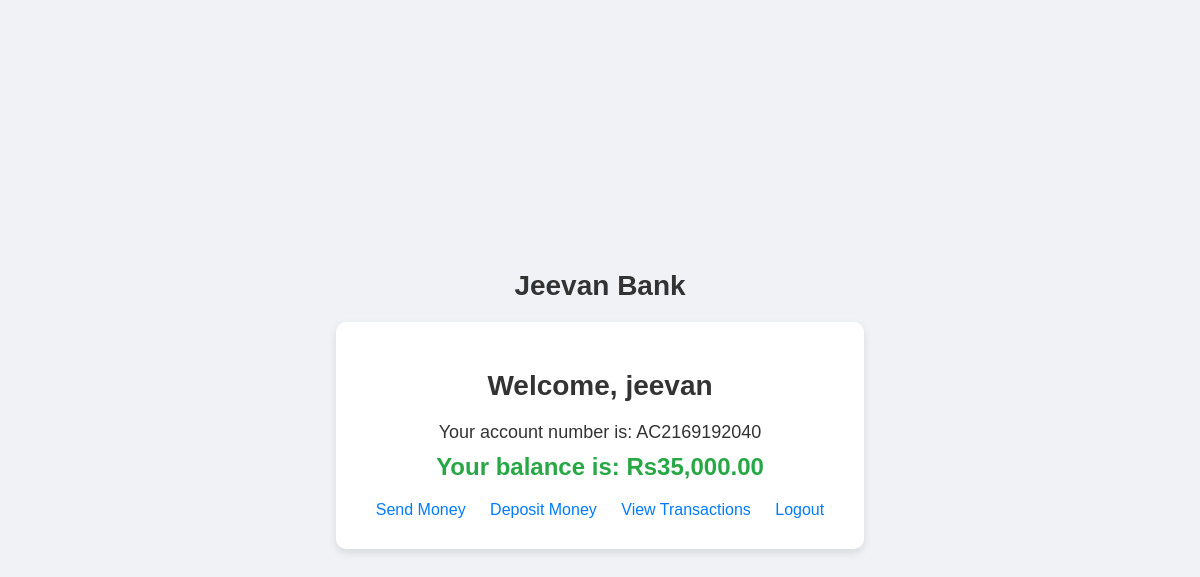
Screenshot of /22715A0510/dashboard.php (signed in) with the database file from the repository.
### tables this page shows
CREATE TABLE `users` (
  `id` int(11) NOT NULL,
  `username` varchar(50) NOT NULL,
  `password` varchar(255) NOT NULL,
  `email` varchar(100) NOT NULL,
  `balance` decimal(10,2) DEFAULT 0.00,
  `account_number` varchar(20) NOT NULL
);

### 22715A0510/dashboard.php (the view, shortened to what this page needs)
<?php
require 'config.php';
$user_id = $_SESSION['user_id'];
$stmt = $conn->prepare("SELECT username, balance, account_number FROM users WHERE id = ?");
$stmt->bind_param("i", $user_id);
$stmt->execute();
$stmt->bind_result($username, $balance, $account_number);
?>
<!DOCTYPE html>
<html>
<head>
</head>
<body>
    <h1 class="heading">Jeevan Bank</h1>
    <div class="container">
        <h1>Welcome, <?php echo htmlspecialchars($username); ?></h1>
        <p>Your account number is: <?php echo htmlspecialchars($account_number); ?></p>
        <p class="balance">Your balance is: Rs<?php echo number_format($balance, 2); ?></p>
        <div class="link-group">
            <a href="send_money.php">Send Money</a>
            <a href="deposit_money.php">Deposit Money</a>
            <a href="transactions.php">View Transactions</a>
            <a href="logout.php">Logout</a>
        </div>
    </div>
</body>
</html>

### 22715A0510/dashboard.php (style rules this page uses)
body { font-family: 'Arial', sans-serif; background-color: #f0f2f5; color: #333; margin: 0; padding: 0; display: flex; justify-content: center; align-items: center; height: 100vh; flex-direction:column; background-image:url("https://i.pinimg.com/564x/2d/1f/a3/2d1fa34f5d7db544d50f43e29c9f78d3.jpg"); background-repeat:no-repeat; background-size:cover; }
.container { background: #fff; padding: 30px; border-radius: 10px; box-shadow: 0 4px 8px rgba(0, 0, 0, 0.1); text-align: center; }
h1 { margin-bottom: 20px; font-size: 28px; }
p { font-size: 18px; margin: 10px 0; }
.balance { font-size: 24px; font-weight: bold; color: #28a745; margin-bottom: 20px; }
a { color: #007bff; text-decoration: none; font-size: 16px; margin: 0 10px; }
.link-group { margin-top: 20px; }
.heading { text-align:center; }

### rows the page displays
users: username "jeevan", account_number "AC2169192040", balance "35,000.00"
